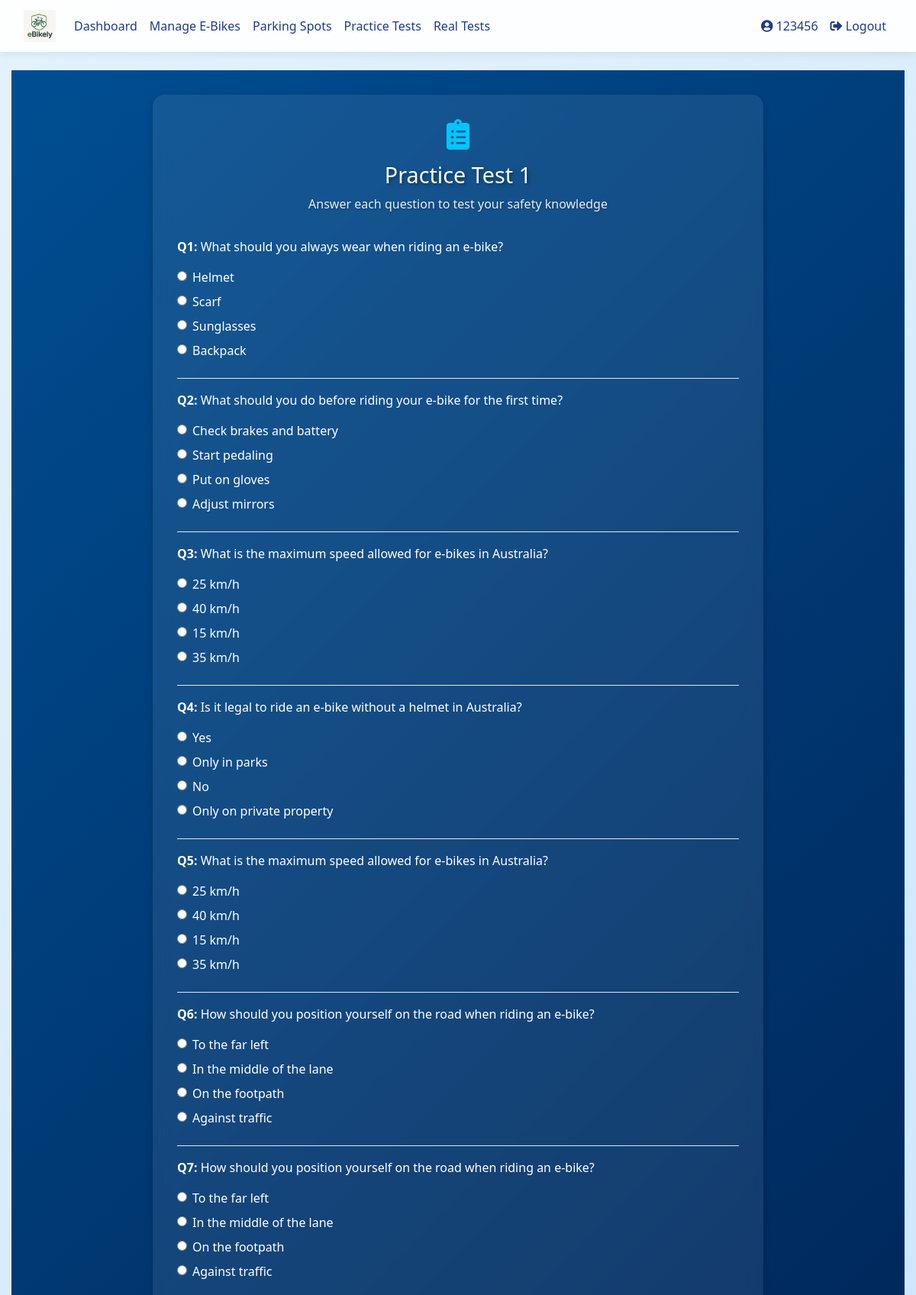
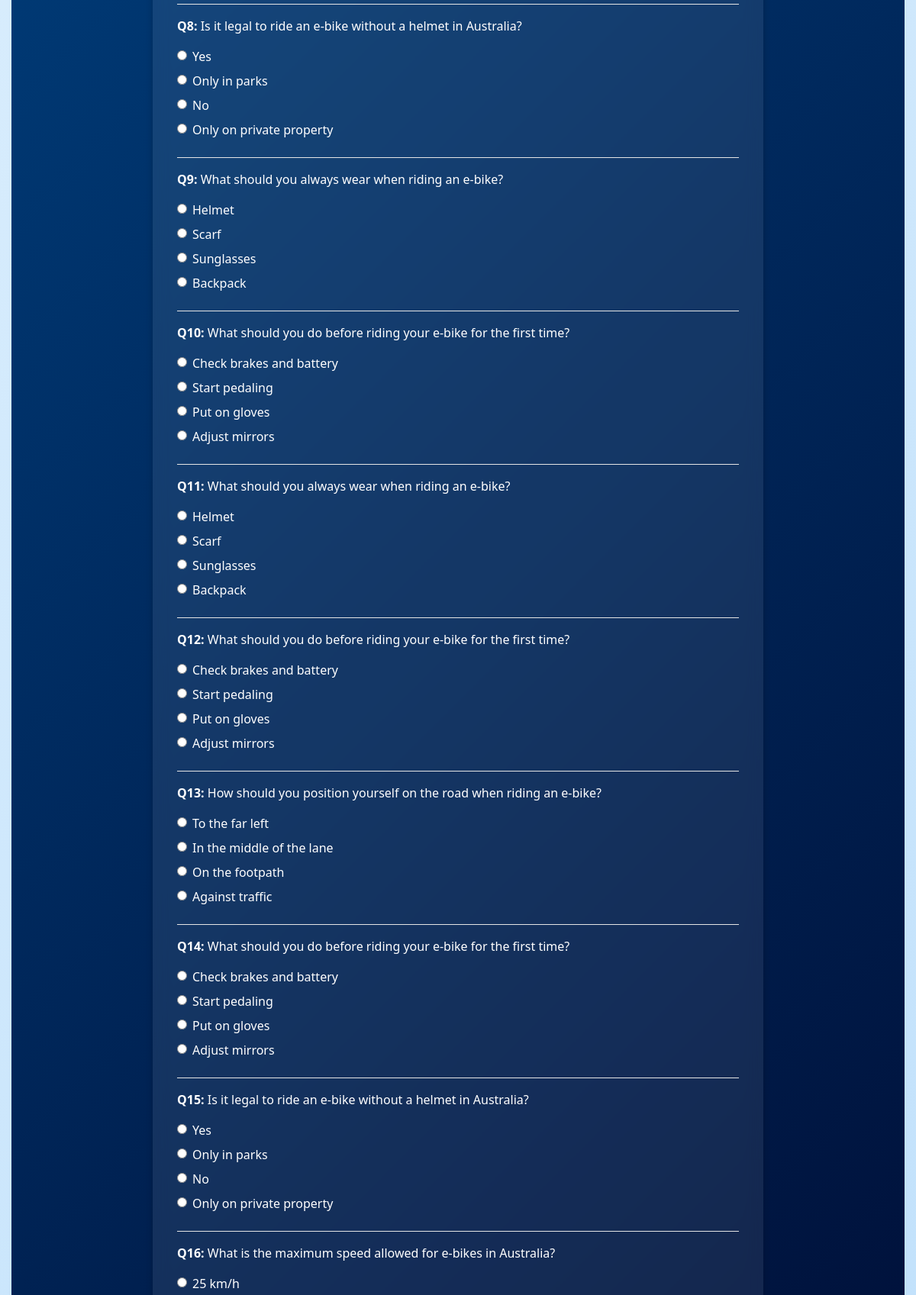
Page /practice/3 (signed in, upper part) on the committed database (2 pictures, top to bottom).
### database_setup.py (models this page shows)
class User(Base, UserMixin):
    __tablename__ = 'users'
    id = Column(Integer, primary_key=True)
    username = Column(String(150), unique=True, nullable=False)
    email = Column(String(150), nullable=True)
    password = Column(String(150), nullable=False)
    ebikes = relationship('EBike', back_populates='owner', cascade="all, delete-orphan")
    practice_tests = relationship('PracticeTest', back_populates='user', cascade="all, delete-orphan")
    real_tests = relationship('RealTest', back_populates='user', cascade="all, delete-orphan")
    practice_attempts = relationship("PracticeAttempt", back_populates="user", cascade="all, delete-orphan")
    parking_spot = relationship("ParkingSpot", back_populates="reserved_user", uselist=False)
    role = Column(String(10))  # 'student' or 'teacher'
    department = Column(String(150))  # for teachers
    year = Column(Integer)  # for students
    house = Column(String(50))  # for students

class PracticeTest(Base):
    __tablename__ = 'practice_tests'
    id = Column(Integer, primary_key=True)
    name = Column(String(100), nullable=False)
    user_id = Column(Integer, ForeignKey('users.id'))  # <-- This line fixes the problem
    user = relationship('User', back_populates='practice_tests')  # <-- Define this side of the relationship
    questions = relationship('PracticeQuestion', back_populates='test', cascade="all, delete-orphan")

class PracticeQuestion(Base):
    __tablename__ = 'practice_questions'
    id = Column(Integer, primary_key=True)
    test_id = Column(Integer, ForeignKey('practice_tests.id'), nullable=False)
    question = Column(Text, nullable=False)
    options = Column(Text, nullable=False)  # Store options as a comma-separated string
    correct_answer = Column(String(100), nullable=False)
    test = relationship('PracticeTest', back_populates='questions')

### app.py (the view, shortened to what this page needs)
@app.route('/practice/<int:test_id>', methods=['GET', 'POST'])
@login_required
def practice_quiz(test_id):
    session = SessionLocal()
    test = session.query(PracticeTest).filter_by(id=test_id).first()
    if not test:
        flash("Quiz not found.", "danger")
        session.close()
        return redirect(url_for('practice_selection'))
    all_questions = test.questions
    questions = random.sample(all_questions, min(20, len(all_questions)))
    for q in questions:
        q.parsed_options = q.options.split(",")
    session.close()
    return render_template('practice_quiz.html', test=test, questions=questions)

### app.py (called while the page is built)
@login_manager.user_loader
def load_user(user_id):
    session = SessionLocal()
    user = session.query(User).get(int(user_id))
    session.close()
    return user

### templates/practice_quiz.html (shortened to what this page needs)
{% extends "base.html" %}
{% block content %}
<div class="auth-container fade-in">
    <div class="auth-card slide-up" style="max-width: 800px;">
        <div class="auth-header">
            <i class="fas fa-clipboard-list auth-icon"></i>
            <h1>{{ test.name }}</h1>
            <p class="subtitle">Answer each question to test your safety knowledge</p>
        </div>
        <form method="POST" action="">
            {% for question in questions %}
                <div class="mb-4">
                    <p><strong>Q{{ loop.index }}:</strong> {{ question.question }}</p>
                    {% for opt in question.parsed_options %}
                        <div class="form-check mb-2">
                            <input class="form-check-input" type="radio" name="{{ question.id }}" id="{{ question.id }}{{ loop.index }}" value="{{ opt }}">
                            <label class="form-check-label" for="{{ question.id }}{{ loop.index }}">
                                {{ opt }}
                            </label>
                        </div>
                    {% endfor %}
                </div>
                <hr class="bg-white">
            {% endfor %}
        </form>
    </div>
</div>
<link rel="stylesheet" href="https://cdnjs.cloudflare.com/ajax/libs/font-awesome/5.15.4/css/all.min.css">
{% endblock %}

### templates/base.html (shortened to what this page needs)
<!DOCTYPE html>
<html lang="en">
<head>
  <link rel="stylesheet" href="https://stackpath.bootstrapcdn.com/bootstrap/4.5.2/css/bootstrap.min.css">
  <link rel="stylesheet" href="{{ url_for('static', filename='styles.css') }}">
  <link href="https://cdnjs.cloudflare.com/ajax/libs/font-awesome/5.15.4/css/all.min.css" rel="stylesheet">
</head>
<body>
  <nav class="navbar navbar-expand-lg navbar-light">
    <div class="container-fluid">
      <a class="navbar-brand" href="{{ url_for('dashboard') }}">
        <img src="{{ url_for('static', filename='images/logo.png') }}" alt="E-Bike Manager Logo">
      </a>
      <div class="collapse navbar-collapse justify-content-between" id="navbarNav">
        <ul class="navbar-nav">
          {% if current_user.is_authenticated %}
            <li class="nav-item"><a class="nav-link {% if request.endpoint == 'dashboard' %}active{% endif %}" href="{{ url_for('dashboard') }}">Dashboard</a></li>
            <li class="nav-item"><a class="nav-link {% if request.endpoint == 'ebike_management' %}active{% endif %}" href="{{ url_for('ebike_management') }}">Manage E-Bikes</a></li>
            <li class="nav-item"><a class="nav-link {% if request.endpoint == 'parking_spots' %}active{% endif %}" href="{{ url_for('parking_spots') }}">Parking Spots</a></li>
            <li class="nav-item"><a class="nav-link {% if request.endpoint == 'practice_selection' %}active{% endif %}" href="{{ url_for('practice_selection') }}">Practice Tests</a></li>
            <li class="nav-item"><a class="nav-link {% if request.endpoint == 'real_tests' %}active{% endif %}" href="{{ url_for('real_tests') }}">Real Tests</a></li>
          {% endif %}
        </ul>
        <ul class="navbar-nav">
          {% if current_user.is_authenticated %}
            <li class="nav-item"><a class="nav-link {% if request.endpoint == 'user_profile' %}active{% endif %}" href="{{ url_for('user_profile') }}"><i class="fas fa-user-circle"></i> {{ current_user.username }}</a></li>
            <li class="nav-item"><a class="nav-link" href="{{ url_for('logout') }}"><i class="fas fa-sign-out-alt"></i> Logout</a></li>
          {% else %}
            <li class="nav-item"><a class="nav-link" href="{{ url_for('login') }}"><i class="fas fa-sign-in-alt"></i> Login</a></li>
            <li class="nav-item"><a class="nav-link" href="{{ url_for('register') }}"><i class="fas fa-user-plus"></i> Register</a></li>
          {% endif %}
        </ul>
      </div>
    </div>
  </nav>
  <div class="container my-4">
    {% block content %}{% endblock %}
  </div>
</body>
</html>

### templates/base.html (style rules this page uses)
body { min-height: 100vh; margin: 0; font-family: 'Segoe UI', sans-serif; background: linear-gradient(135deg, #e3f2fd 0%, #bbdefb 100%); color: #212529; }
.navbar { background-color: #ffffffee; backdrop-filter: blur(6px); box-shadow: 0 4px 10px rgba(0, 0, 0, 0.06); }
.navbar-brand img { height: 42px; }
.nav-link { color: #1e3a8a !important; font-weight: 500; transition: background 0.3s ease; border-radius: 0.5rem; padding: 0.5rem 0.8rem; }
.container, .container-fluid { max-width: 1200px; }
.card, .auth-card { background: #ffffff; border-radius: 1rem; box-shadow: 0 4px 12px rgba(0, 0, 0, 0.08); transition: transform 0.2s ease; }

### templates/practice_quiz.html (style rules this page uses)
.auth-container { min-height: 100vh; padding: 2rem; background: linear-gradient(135deg, #004e92 0%, #000428 100%); display: flex; align-items: center; justify-content: center; }
.auth-card { background: rgba(255, 255, 255, 0.08); backdrop-filter: blur(10px); padding: 2rem; border-radius: 15px; width: 100%; box-shadow: 0 4px 10px rgba(0, 0, 0, 0.2); color: white; }
.auth-header { text-align: center; margin-bottom: 2rem; }
.auth-icon { font-size: 2.5rem; margin-bottom: 1rem; color: #00c6ff; }
.auth-header h1 { font-size: 1.8rem; margin-bottom: 0.5rem; text-shadow: 2px 2px 4px rgba(0, 0, 0, 0.4); }
.subtitle { opacity: 0.9; text-shadow: 1px 1px 3px rgba(0, 0, 0, 0.3); font-size: 1rem; }
.fade-in { animation: fadeIn 0.8s ease forwards; }
.slide-up { animation: slideUp 0.5s ease forwards; }

### rows in the picture
User: username "123456"
PracticeTest: name "Practice Test 1"
PracticeQuestion: question "What should you always wear when riding an e-bike?", parsed_options "Helmet" "Scarf" "Sunglasses" "Backpack"
PracticeQuestion: question "What should you do before riding your e-bike for the first time?", parsed_options "Check brakes and battery" "Start pedaling" "Put on gloves" "Adjust mirrors"
PracticeQuestion: question "What is the maximum speed allowed for e-bikes in Australia?", parsed_options "25 km/h" "40 km/h" "15 km/h" "35 km/h"
PracticeQuestion: question "Is it legal to ride an e-bike without a helmet in Australia?", parsed_options "Yes" "Only in parks" "No" "Only on private property"
PracticeQuestion: question "What is the maximum speed allowed for e-bikes in Australia?", parsed_options "25 km/h" "40 km/h" "15 km/h" "35 km/h"
PracticeQuestion: question "How should you position yourself on the road when riding an e-bike?", parsed_options "To the far left" "In the middle of the lane" "On the footpath" "Against traffic"
PracticeQuestion: question "How should you position yourself on the road when riding an e-bike?", parsed_options "To the far left" "In the middle of the lane" "On the footpath" "Against traffic"
PracticeQuestion: question "Is it legal to ride an e-bike without a helmet in Australia?", parsed_options "Yes" "Only in parks" "No" "Only on private property"
PracticeQuestion: question "What should you always wear when riding an e-bike?", parsed_options "Helmet" "Scarf" "Sunglasses" "Backpack"
PracticeQuestion: question "What should you do before riding your e-bike for the first time?", parsed_options "Check brakes and battery" "Start pedaling" "Put on gloves" "Adjust mirrors"
PracticeQuestion: question "What should you always wear when riding an e-bike?", parsed_options "Helmet" "Scarf" "Sunglasses" "Backpack"
PracticeQuestion: question "What should you do before riding your e-bike for the first time?", parsed_options "Check brakes and battery" "Start pedaling" "Put on gloves" "Adjust mirrors"
PracticeQuestion: question "How should you position yourself on the road when riding an e-bike?", parsed_options "To the far left" "In the middle of the lane" "On the footpath" "Against traffic"
PracticeQuestion: question "What should you do before riding your e-bike for the first time?", parsed_options "Check brakes and battery" "Start pedaling" "Put on gloves" "Adjust mirrors"
PracticeQuestion: question "Is it legal to ride an e-bike without a helmet in Australia?", parsed_options "Yes" "Only in parks" "No" "Only on private property"
PracticeQuestion: question "What is the maximum speed allowed for e-bikes in Australia?", parsed_options "25 km/h"
